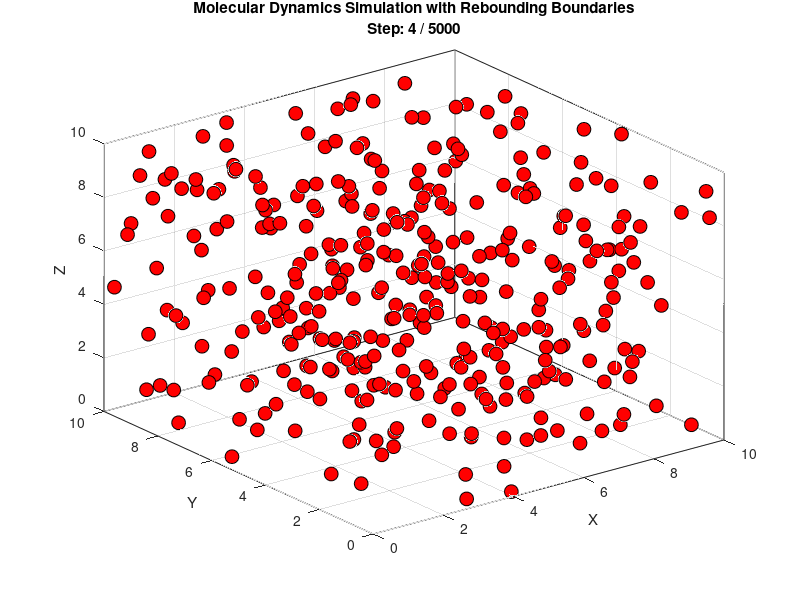

MATLAB code for this plot: (Note: this script raises an error after producing the figure.)

clear; clc;


n = 500; % Number of particles
L = 10; % Length of the simulation box
mass = 1; % Mass of each particle
sigma = 1; % Lennard-Jones parameter
epsilon = 1; % Lennard-Jones parameter
dt = 0.002; % Time step
steps = 5000; % Number of simulation steps
k = 1;
Volume = L*L*L;
PotentialEnergy = 0;
KineaticEnergy = 0;
% Initialize positions and velocities randomly within the box
positions = L * rand(n, 3); % Random positions
velocities = rand(n, 3); % Random velocities
velocities = velocities - mean(velocities); % Remove net momentum

forces = zeros(n, 3);
 Energy_storage = zeros(steps,1);
KEnergy_storage = zeros(steps,1);
Temperature_storage = zeros(steps,1);
 r_storage = zeros(steps,1);
R_val = zeros(steps,1);
% Set up the figure for visualization
figure;
hold on;
box on;
axis([0 L 0 L 0 L]); % Define the simulation box dimensions
xlabel('X'); ylabel('Y'); zlabel('Z');
grid on;

% Create scatter plot for particles
particle_plot = scatter3(positions(:, 1), positions(:, 2), positions(:, 3), ...
    100, 'filled', 'MarkerEdgeColor', 'k', 'MarkerFaceColor', 'r');
view(3);
% Verlet Initialization
prev_positions = positions - velocities * dt; % Backward step for Verlet

for step = 1:steps
    % Reset forces
    forces(:) = 0;
    
    r = 0;

    % Compute forces using Lennard-Jones potential
    for i = 1:n
        for j = i+1:n
            % Compute distance vector and distance
            r_vec = positions(i, :) - positions(j, :);
            r = norm(r_vec);
            v = norm(velocities);
            if r_vec>10
                continue;
            end
                            
            % Lennard-Jones force
            if r < 2.5 * sigma % Cutoff for computational efficiency
                r6 = (sigma / r)^6;
                r12 = r6^2;
                force_mag = 24 * epsilon * (2 * r12 - r6) / r^2;

                % Update forces
                forces(i, :) = forces(i, :) + force_mag * r_vec / r;
                forces(j, :) = forces(j, :) - force_mag * r_vec / r; % Newton's Third Law
    
            end
        end
        
        KineaticEnergy = KineaticEnergy + 0.5*mass*(v*v);
      
        PotentialEnergy = PotentialEnergy + 4*epsilon*((sigma/r)^12 - (sigma/r)^6);
          Total_Energy = PotentialEnergy + KineaticEnergy;
          Temperature = (2*KineaticEnergy)/(3*n);
          Pressure = (n*Temperature/(L*L*L));

    end
    %disp(Temperature);
    disp(Total_Energy);

    % disp(PotentialEnergy);
    % disp(KineaticEnergy);

    Energy_storage(step,1) = PotentialEnergy;
    KEnergy_storage(step,1) = KineaticEnergy;
    TotalEnergy_stg(step,1) = Total_Energy;
    Temperature_storage(step,1) = Temperature;
    %disp(TotalEnergy_stg);
    %fprintf("%d      %d     %d     %d\n", PotentialEnergy,KineaticEnergy, Total_Energy, Temperature );
    r_storage(step,1) = r;
    R_val(steps,1) = r;

    % Verlet integration
            new_positions = 2 * positions - prev_positions + (forces / mass) * dt^2;
            new_velocity = (new_positions - positions)/dt;

    % Apply rebounding boundary conditions
    for i = 1:n
        for dim = 1:3
            % Check if the particle crosses the lower boundary
            if new_positions(i, dim) < 0
                new_positions(i, dim) = -new_positions(i, dim); % Reflect position 
                velocities(i, dim) = -velocities(i, dim); % Invert velocity
            end

            % Check if the particle crosses the upper boundary
            if new_positions(i, dim) > L
                new_positions(i, dim) = 2 * L - new_positions(i, dim); % Reflect position
                velocities(i, dim) = -velocities(i, dim); % Invert velocity
            end
        end
    end


    % Update positions and previous positions
    prev_positions = positions;
    positions = new_positions;
    velocities = new_velocity;


    % Update the particle positions in the scatter plot
    set(particle_plot, 'XData', positions(:, 1), ...
                       'YData', positions(:, 2), ...
                       'ZData', positions(:, 3));

    % Update the title with the current step
    title(sprintf('Molecular Dynamics Simulation with Rebounding Boundaries\nStep: %d / %d', step, steps));

    % Pause for visualization
    pause(0.01);
end
disp('Simulation Complete!');